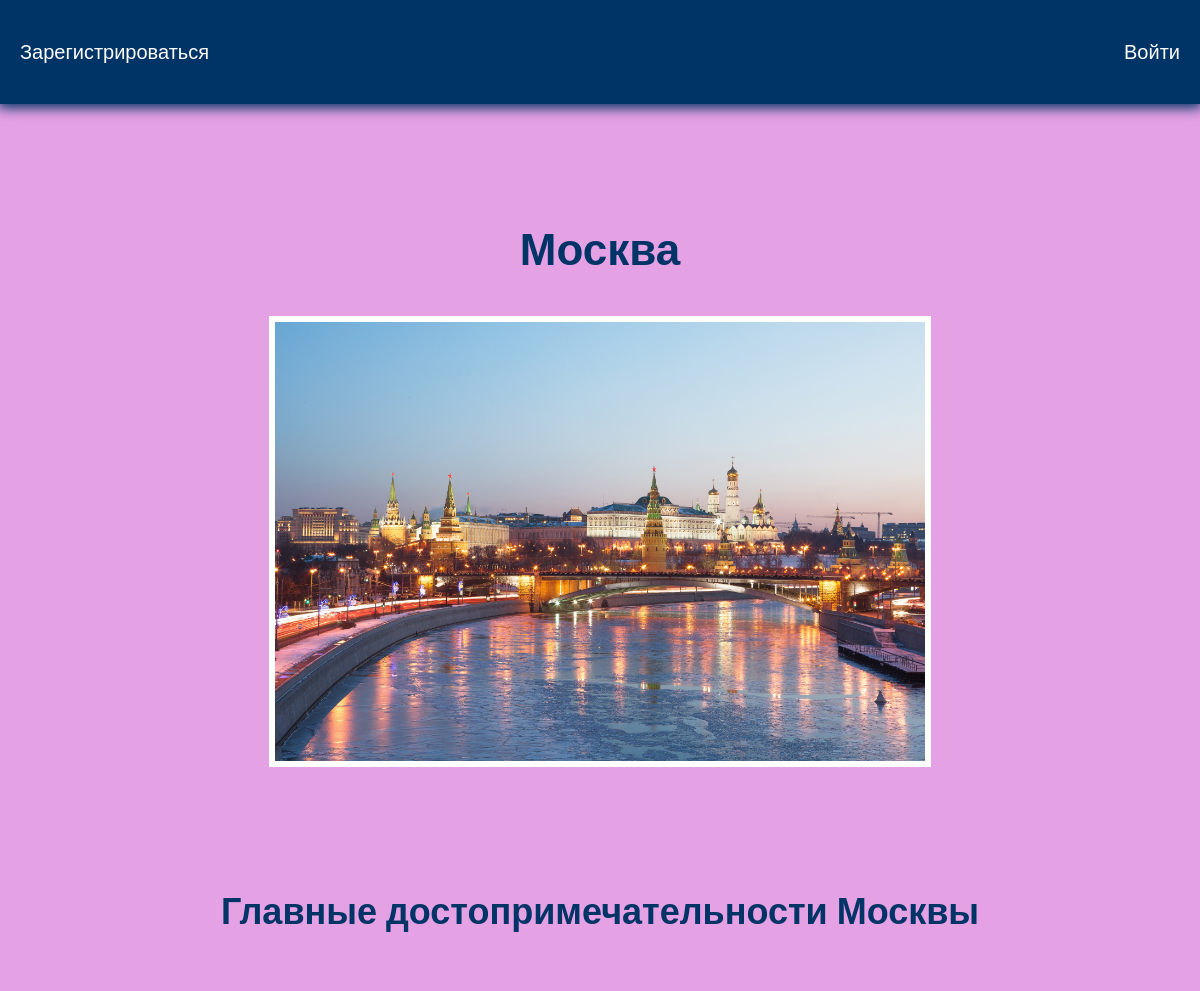
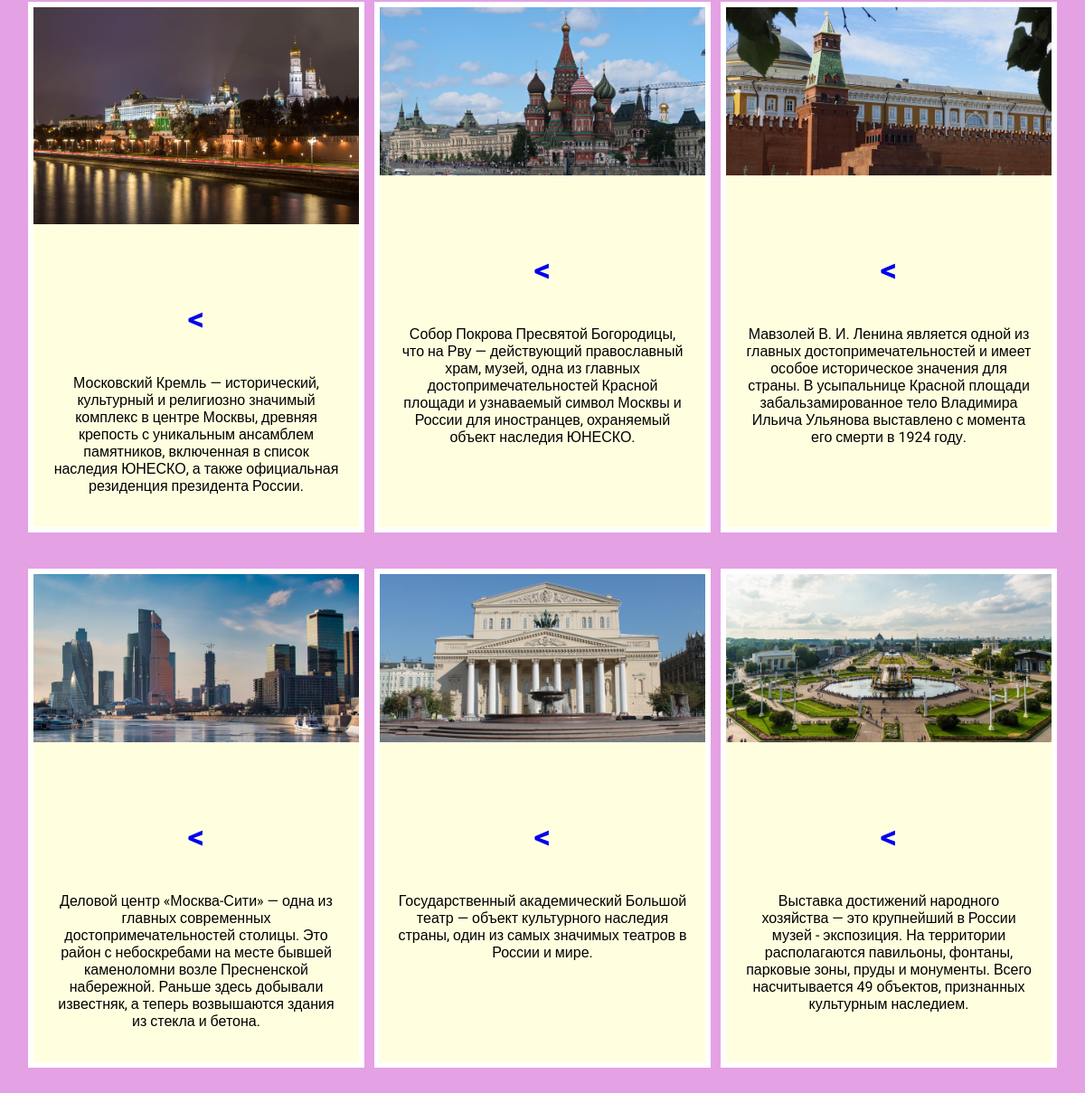
The app's page /index/ with its own data (2 pictures, top to bottom).
### Sights/models.py (models this page shows, shortened)
class Sights(models.Model):
    title = models.CharField(max_length=100)
    description = models.CharField(max_length=350)
    image = models.ImageField(upload_to='Sights/images/')
    url = models.URLField(blank=True)

### Sights/views.py (the view)
# urls.py: path('index/', views.index, name='index'),
def index(request):
    projects = Sights.objects.all()
    return render(request, 'Sights/index.html', {'projects': projects})

### Sights/templates/Sights/index.html
{% extends 'Sights/base.html' %}
{% block content %}
{% load static %}
<h1>Москва</h1>
<div class="img">
    <img src="{% static 'Sights/20.02.2014_ilya_melnikov_moskva_0.jpg' %}" alt="">
</div>
<h2>Главные достопримечательности Москвы </h2>
<div class="block">
    {% for project in projects %}
    <div class="element">
        <div><img src="{{ project.image.url }}" alt=""></div>
        <div class="text">
            <h2><a href="{{ project.url }}" target="_blank"><{{ projects.title }}</a></h2>
            <p>{{ project.description }}</p>
        </div>
    </div>
    {% endfor %}
</div>
{% endblock %}

### Sights/templates/Sights/base.html (shortened to what this page needs)
<!DOCTYPE html>
{% load static %}
<html lang="en">
<head>
    <link rel="stylesheet" href="{% static 'css/style.css' %}">
</head>
<body>
{% if user.is_authenticated %}
<div class="menu">
    <div class="wrap">
        <ul>
            <li class="log">Пользователь: {{ user.username }}</li>
                <form class="top" action="{% url 'logoutuser' %}" method="POST">
                    {% csrf_token %}
                    <button class="top">Выйти</button>
                </form>
            </li>
        </ul>
    </div>
</div>
{% else %}
<div class="menu">
    <div class="wrap">
        <ul>
            <li><a href="{% url 'signupuser' %}">Зарегистрироваться</a></li>
            <li><a href="{% url 'loginuser' %}">Войти</a></li>
        </ul>
    </div>
</div>
{% endif %}
    <div class="content">
        <div class="wrap">
            {% block content %}
            {% endblock %}
        </div>
    </div>
</body>
</html>

### Sights/static/css/style.css (style rules this page uses)
body { background: rgb(228, 161, 228); font-family: 'Roboto', sans-serif; padding: 0; margin: 0; }
.wrap { max-width: 1200px; margin: 0 auto; padding: 20px; box-sizing: border-box; }
.block { display: flex; flex-wrap: wrap; justify-content: space-evenly; margin-bottom: 60px; }
.element, .count { background: lightyellow; border: 6px solid #FFF; margin: 20px 0; }
.text { width: 360px; padding: 20px; box-sizing: border-box; text-align: center; }
.block img { max-width: 360px; }
.content h1 { text-align: center; margin: 60px 0 40px; font-size: 44px; }
.img + h2, .text h2 { text-align: center; margin: 60px 0 40px; font-size: 36px; }
.img { text-align: center; margin-bottom: 60px; }
.img img { border: 6px solid #FFF; max-width: 650px; max-length: 600px; }
.menu { background: #003366; box-shadow: 0 2px 12px 2px #003366; color: #fff; }
ul { list-style: none; padding: 0; }
.menu ul { display: flex; justify-content: space-between; align-items: center; font-size: 20px; }
a { text-decoration: none; }
.menu a { color: #fff; }
.content .wrap { display: flex; flex-direction: column; align-items: center; justify-content: center; margin-top: 40px; }
h1, h2 { color: #003366; }

### records on screen
Sights: image (picture), description "Московский Кремль — исторический, культурный и религиозно значимый комплекс в центре Москвы, древняя крепость с уникальным ансамблем памятников, включенная в список наследия ЮНЕСКО, а также официальная резиденция президента России."
Sights: image (picture), description "Собор Покрова Пресвятой Богородицы, что на Рву — действующий православный храм, музей, одна из главных достопримечательностей Красной площади и узнаваемый символ Москвы и России для иностранцев, охраняемый объект наследия ЮНЕСКО."
Sights: image (picture), description "Мавзолей В. И. Ленина является одной из главных достопримечательностей и имеет особое историческое значения для страны. В усыпальнице Красной площади забальзамированное тело Владимира Ильича Ульянова выставлено с момента его смерти в 1924 году."
Sights: image (picture), description "Деловой центр «Москва-Сити» — одна из главных современных достопримечательностей столицы. Это район с небоскребами на месте бывшей каменоломни возле Пресненской набережной. Раньше здесь добывали известняк, а теперь возвышаются здания из стекла и бетона."
Sights: image (picture), description "Государственный академический Большой театр — объект культурного наследия страны, один из самых значимых театров в России и мире."
Sights: image (picture), description "Выставка достижений народного хозяйства — это крупнейший в России музей - экспозиция. На территории располагаются павильоны, фонтаны, парковые зоны, пруды и монументы. Всего насчитывается 49 объектов, признанных культурным наследием."
